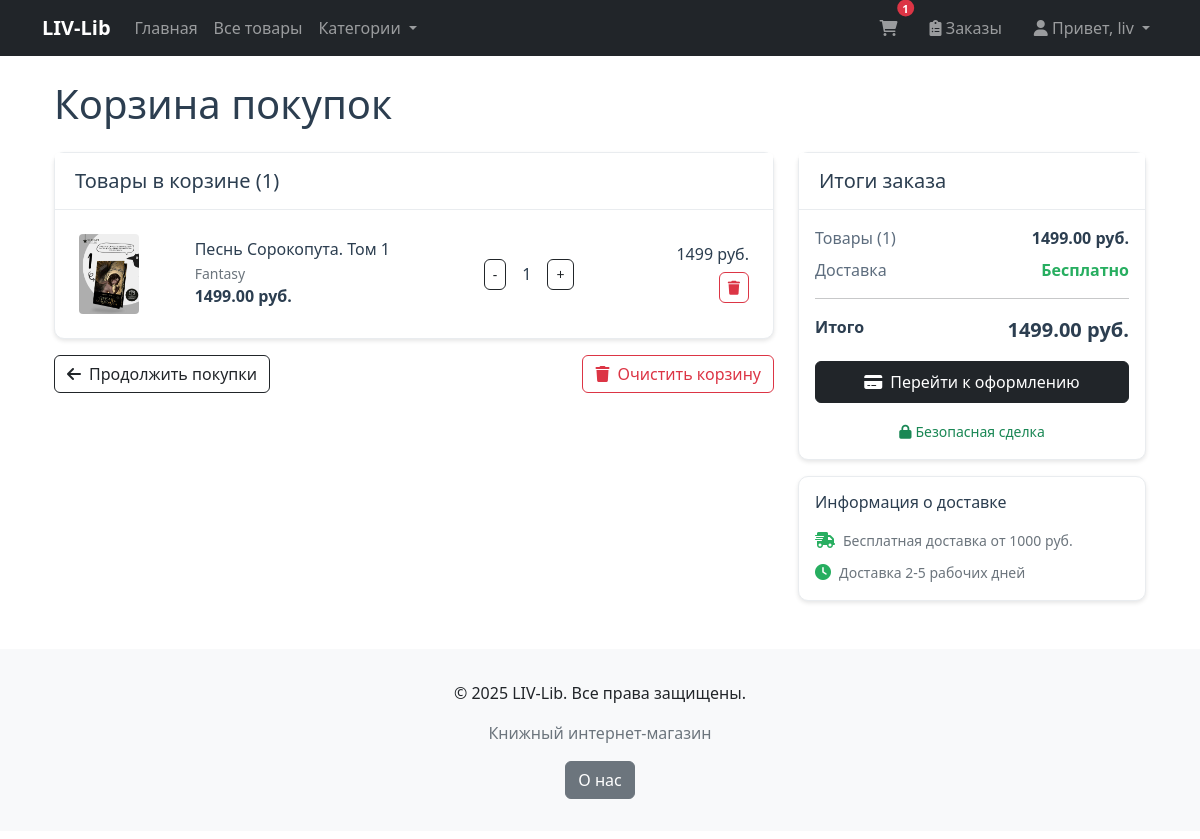
Before: /cart/ (signed in) with the older database file.
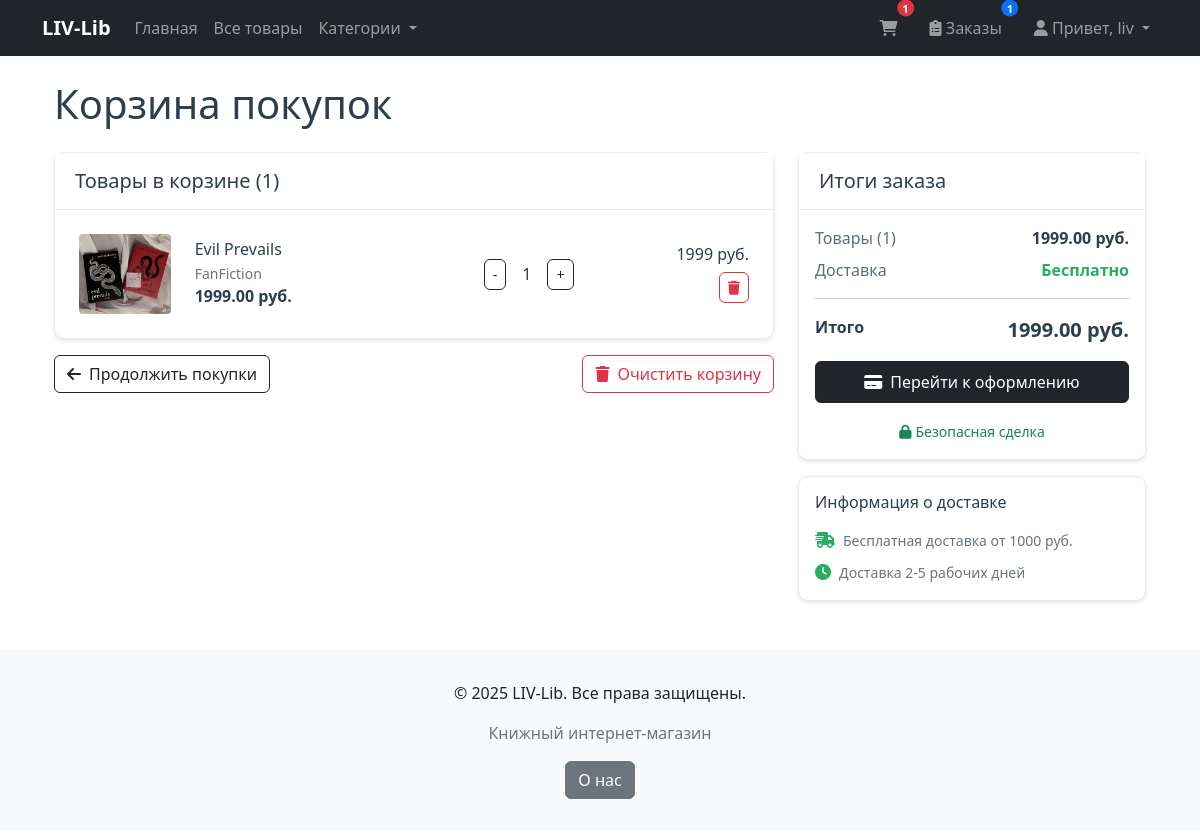
After: the same page with the newer database file.
### products/models.py (models this page shows, shortened)
class CartItem(models.Model):
    cart = models.ForeignKey(
        Cart,
        on_delete=models.CASCADE,
        related_name='items',
        verbose_name="Корзина"
    )
    product = models.ForeignKey(
        Product,
        on_delete=models.CASCADE,
        verbose_name="Товар"
    )
    quantity = models.PositiveIntegerField(
        default=1,
        verbose_name="Количество"
    )
    added_at = models.DateTimeField(
        auto_now_add=True,
        verbose_name="Дата добавления"
    )
    class Meta:
        verbose_name = "Элемент корзины"
        verbose_name_plural = "Элементы корзины"
        unique_together = ['cart', 'product']

class Product(models.Model):
    name = models.CharField(
        max_length=200,
        verbose_name="Название товара"
    )
    description = models.TextField(
        blank=True,
        verbose_name="Описание"
    )
    price = models.DecimalField(
        max_digits=10,
        decimal_places=2,
        verbose_name="Цена"
    )
    category = models.ForeignKey(
        Category,
        on_delete=models.CASCADE,
        related_name="products",
        verbose_name="Категория"
    )
    manufacturer = models.ForeignKey(
        Manufacturer,
        on_delete=models.CASCADE,
        related_name="manufacturer",
        verbose_name="Издатель",
    )
    image = models.ImageField(
        upload_to="products/",
        blank=True,
        null=True,
        verbose_name="Изображение"
    )
    created_at = models.DateTimeField(
        auto_now=True,
        verbose_name="Дата создания"
    )
    updated_at = models.DateTimeField(
        auto_now=True,
        verbose_name="Дата изменения"
    )
    is_available = models.BooleanField(
        default=True,
        verbose_name="Доступно для продажи"
    )
    class Meta:
        verbose_name = "Товар"
        verbose_name_plural = "Товары"
        ordering =["-created_at"]

class Category(models.Model):
    name = models.CharField(
        max_length=100,
        verbose_name="Название категории"
    )
    description = models.TextField(
        blank=True,
        verbose_name="Описание"
    )
    class Meta:
        verbose_name = "Категория"
        verbose_name_plural = "Категории"

### products/views.py (the view)
# urls.py: path('cart/', views.cart_view, name='cart_view'),
@login_required
def cart_view(request):
    cart, created = Cart.objects.get_or_create(user=request.user)
    cart_items = cart.items.select_related('product').all()
    total_price = sum(item.product.price * item.quantity for item in cart_items)
    total_quantity = sum(item.quantity for item in cart_items)
    context = {
        'cart': cart,
        'cart_items': cart_items,
        'total_price': total_price,
        'total_quantity': total_quantity,
        'categories': Category.objects.all(),
    }
    return render(request, 'cart.html', context)

### products/context_processors.py (called while the page is built)
def order_count(request):
    if request.user.is_authenticated:
        return {
            'order_count': Order.objects.filter(user=request.user).count()
        }
    return {'order_count': 0}

### products/models.py (called while the page is built)
    def total_quantity(self):
        try:
            return sum(item.quantity for item in self.items.all())
        except:
            return 0

### templates/cart.html (shortened to what the changed rows need)
{% extends 'base.html' %}
{% load static %}
{% block content %}
<div class="container mt-4">
    <div class="row">
        <div class="col-12">
            <h1 class="mb-4" style="color: #2c3e50;">Корзина покупок</h1>
        </div>
    </div>
    {% if cart_items %}
    <div class="row">
        <div class="col-lg-8">
            <div class="card">
                <div class="card-header bg-white">
                    <h5 class="mb-0" style="color: #2c3e50;">Товары в корзине ({{ total_quantity }})</h5>
                </div>
                <div class="card-body p-0">
                    {% for item in cart_items %}
                    <div class="border-bottom p-4">
                        <div class="row align-items-center">
                            <div class="col-md-2">
                                {% if item.product.image %}
                                <img src="{{ item.product.image.url }}" class="img-fluid rounded" alt="{{ item.product.name }}" style="height: 80px; object-fit: cover;">
                                {% else %}
                                <img src="{% static 'images/placeholder.jpg' %}" class="img-fluid rounded" alt="No image" style="height: 80px; object-fit: cover;">
                                {% endif %}
                            </div>
                            <div class="col-md-5">
                                <h6 class="mb-1" style="color: #2c3e50;">{{ item.product.name }}</h6>
                                <p class="text-muted mb-0 small">{{ item.product.category.name }}</p>
                                <p class="mb-0"><strong style="color: #2c3e50;">{{ item.product.price }} руб.</strong></p>
                            </div>
                            <div class="col-md-3">
                                <div class="d-flex align-items-center">
                                    <form method="post" action="{% url 'update_cart_item' item.id %}" class="d-flex align-items-center">
                                        <button type="submit" name="quantity" value="{{ item.quantity|add:'-1' }}" class="btn btn-outline-dark btn-sm">-</button>
                                        <span class="mx-3" style="color: #2c3e50;">{{ item.quantity }}</span>
                                        <button type="submit" name="quantity" value="{{ item.quantity|add:'1' }}" class="btn btn-outline-dark btn-sm">+</button>
                                    </form>
                                </div>
                            </div>
                            <div class="col-md-2 text-end">
                                {% with item_total=item.product.price|floatformat:0|add:0 %}
                                {% widthratio item.product.price 1 item.quantity as item_total %}
                                <h6 style="color: #2c3e50;">{{ item_total }} руб.</h6>
                                {% endwith %}
                                <a href="{% url 'remove_from_cart' item.id %}" class="btn btn-outline-danger btn-sm">
                                    <i class="fas fa-trash"></i>
                                </a>
                            </div>
                        </div>
                    </div>
                    {% endfor %}
                </div>
            </div>
            <div class="mt-3">
                <a href="{% url 'product_list' %}" class="btn btn-outline-dark">
                    <i class="fas fa-arrow-left me-2"></i>Продолжить покупки
                </a>
                <a href="{% url 'clear_cart' %}" class="btn btn-outline-danger float-end">
                    <i class="fas fa-trash me-2"></i>Очистить корзину
                </a>
            </div>
        </div>
        <div class="col-lg-4">
            <div class="card">
                <div class="card-header bg-white">
                    <h5 class="mb-0" style="color: #2c3e50;">Итоги заказа</h5>
                </div>
                <div class="card-body">
                    <div class="d-flex justify-content-between mb-2">
                        <span style="color: #5d6d7e;">Товары ({{ total_quantity }})</span>
                        <span style="color: #2c3e50;"><strong>{{ total_price }} руб.</strong></span>
                    </div>
                    <div class="d-flex justify-content-between mb-2">
                        <span style="color: #5d6d7e;">Доставка</span>
                        <span style="color: #27ae60;"><strong>Бесплатно</strong></span>
                    </div>
                    <hr>
                    <div class="d-flex justify-content-between mb-3">
                        <strong style="color: #2c3e50;">Итого</strong>
                        <strong style="color: #2c3e50; font-size: 1.25rem;">{{ total_price }} руб.</strong>
                    </div>
                    <a href="{% url 'checkout' %}" class="btn btn-dark w-100 py-2">
                        <i class="fas fa-credit-card me-2"></i>Перейти к оформлению
                    </a>
                    <div class="mt-3 text-center">
                        <small class="text-success">
                            <i class="fas fa-lock me-1"></i>Безопасная сделка
                        </small>
                    </div>
                </div>
            </div>
            <div class="card mt-3">
                <div class="card-body">
                    <h6 class="mb-3" style="color: #2c3e50;">Информация о доставке</h6>
                    <div class="d-flex align-items-start mb-2">
                        <i class="fas fa-shipping-fast me-2 mt-1" style="color: #27ae60;"></i>
                        <div>
                            <small class="text-muted">Бесплатная доставка от 1000 руб.</small>
                        </div>
                    </div>
                    <div class="d-flex align-items-start">
                        <i class="fas fa-clock me-2 mt-1" style="color: #27ae60;"></i>
                        <div>
                            <small class="text-muted">Доставка 2-5 рабочих дней</small>
                        </div>
                    </div>
                </div>
            </div>
        </div>
    </div>
    {% endif %}
</div>
{% endblock %}

### templates/base.html (shortened to what this page needs)
<!DOCTYPE html>
<html lang="ru">
<head>
    <link href="https://cdn.jsdelivr.net/npm/bootstrap@5.1.3/dist/css/bootstrap.min.css" rel="stylesheet">
    <link rel="stylesheet" href="https://cdnjs.cloudflare.com/ajax/libs/font-awesome/6.0.0/css/all.min.css">
</head>
<body>
    <nav class="navbar navbar-expand-lg navbar-dark bg-dark">
        <div class="container">
            <a class="navbar-brand" href="{% url 'home' %}">LIV-Lib</a>
            <div class="navbar-nav me-auto">
                <a class="nav-link" href="{% url 'home' %}">Главная</a>
                <a class="nav-link" href="{% url 'product_list' %}">Все товары</a>
                <div class="nav-item dropdown">
                    <a class="nav-link dropdown-toggle" href="#" role="button" data-bs-toggle="dropdown">
                        Категории
                    </a>
                </div>
            </div>
            <div class="navbar-nav">
                <a href="{% url 'cart_view' %}" class="nav-link position-relative me-3">
                    <i class="fas fa-shopping-cart"></i>
                    {% if user.is_authenticated and user.cart.total_quantity %}
                    <span class="position-absolute top-0 start-100 translate-middle badge rounded-pill bg-danger cart-badge">
                        {{ user.cart.total_quantity }}
                    </span>
                    {% endif %}
                </a>
                {% if user.is_authenticated %}
                <a href="{% url 'order_list' %}" class="nav-link position-relative me-3">
                    <i class="fas fa-clipboard-list"></i> Заказы
                    {% if order_count and order_count > 0 %}
                    <span class="position-absolute top-0 start-100 translate-middle badge rounded-pill bg-primary orders-badge">
                        {{ order_count }}
                    </span>
                    {% endif %}
                </a>
                {% endif %}
                {% if user.is_authenticated %}
                <div class="nav-item dropdown">
                    <a href="#" class="nav-link dropdown-toggle" role="button" data-bs-toggle="dropdown">
                        <i class="fas fa-user"></i> Привет, {{ user.first_name|default:user.username }}
                    </a>
                </div>
                {% else %}
                <a href="{% url 'login' %}" class="nav-link">Войти</a>
                <a href="{% url 'register' %}" class="nav-link">Регистрация</a>
                {% endif %}
            </div>
        </div>
    </nav>
    <main class="container my-4">
        {% block content %}
        {% endblock %}
    </main>
    <footer class="footer mt-5">
        <div class="container text-center">
            <p>&copy; 2025 LIV-Lib. Все права защищены.</p>
            <p class="text-muted">Книжный интернет-магазин</p>
            <a href="{% url 'about' %}" class="btn btn-secondary">О нас</a>
        </div>
    </footer>
</body>
</html>
<a href="{% url 'logout' %}" class="dropdown-item text-danger">

Changed rows visible on the page:
removed CartItem: product.image (picture), product.name "Песнь Сорокопута. Том 1", product.category.name "Fantasy", product.price "1499.00", quantity "1", product "1499"
added CartItem: product.image (picture), product.name "Evil Prevails", product.category.name "FanFiction", product.price "1999.00", quantity "1", product "1999"
Other visible differences:
{{ order_count }}: (not shown) → "1"
{{ total_price }}: "1499.00" → "1999.00"
